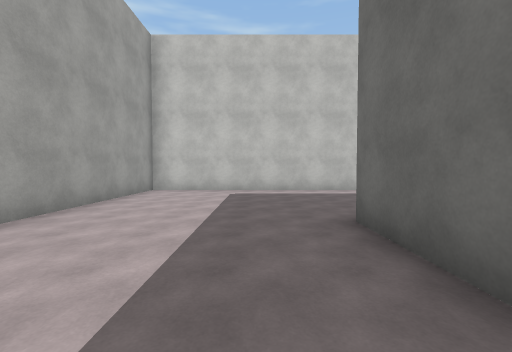
[1] (above)

24 first-person views from a walk through a 3-D level made in the Unity game engine. The camera is 1.5 m above the floor, tilts 2° down and sees 90° across. The floor is counted in squares, 2 m on a side. Each view is taken from the middle of a square. On the plan, view 1 faces up. The plan holds only what a view shows up to about 9 squares ahead; the rest is blank. The place goes on beyond the plan. The player character is not drawn. Some surface patterns are stand-ins.

[2]
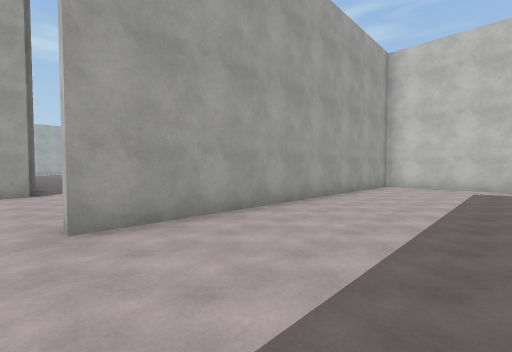

[3]
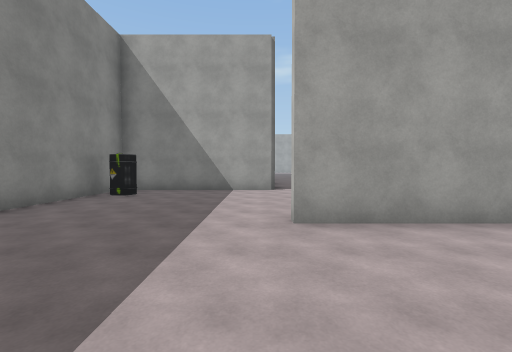

[4]
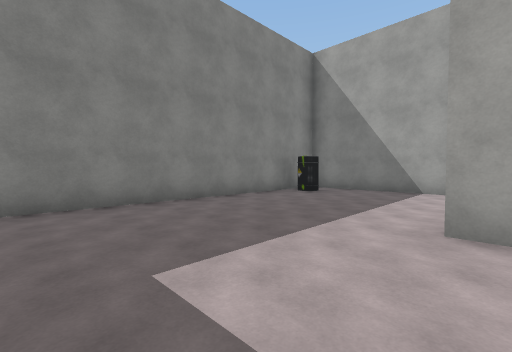

[5]
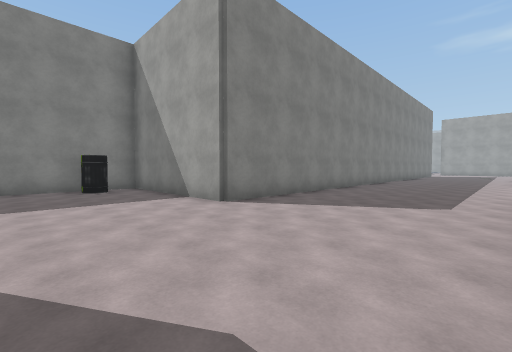

[6]
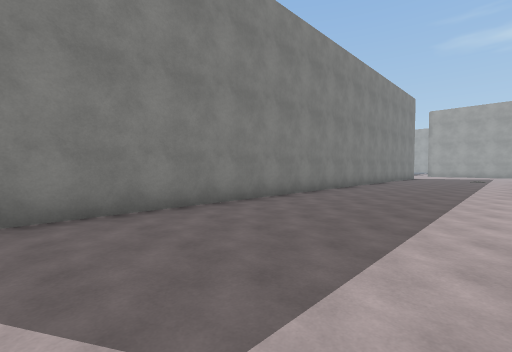

[7]
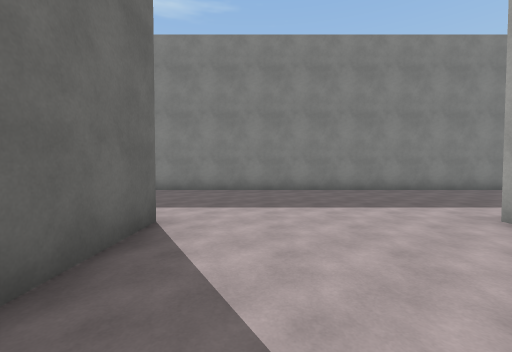

[8]
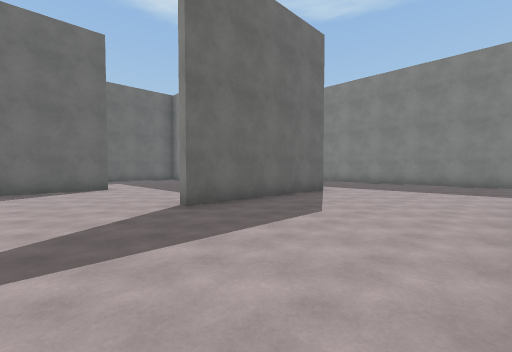

[9]
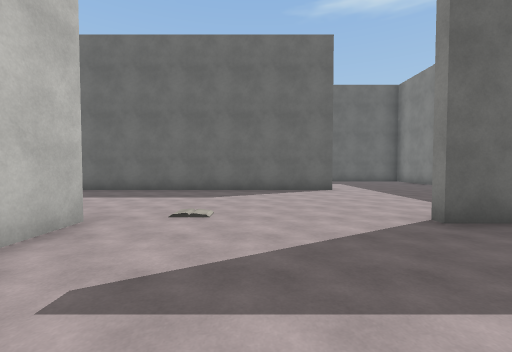

[10]
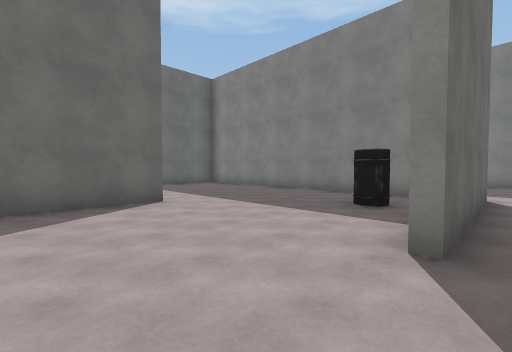

[11]
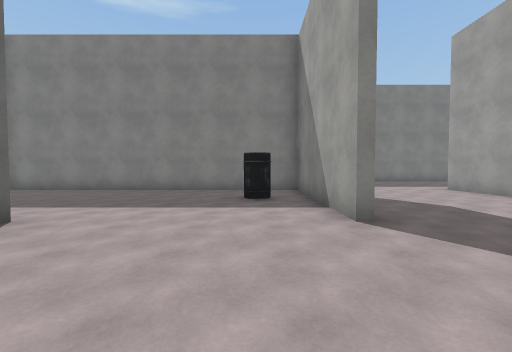

[12]
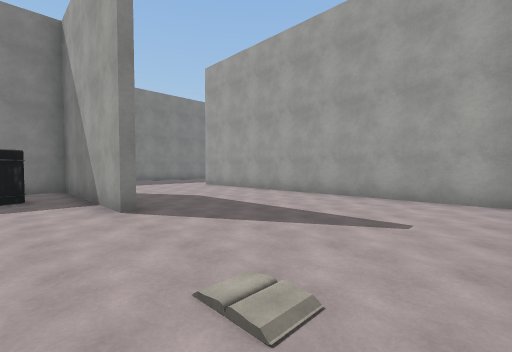

[13]
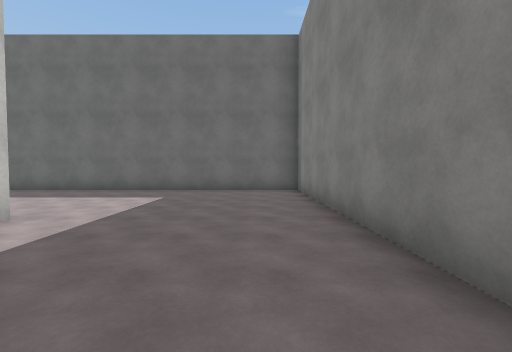

[14]
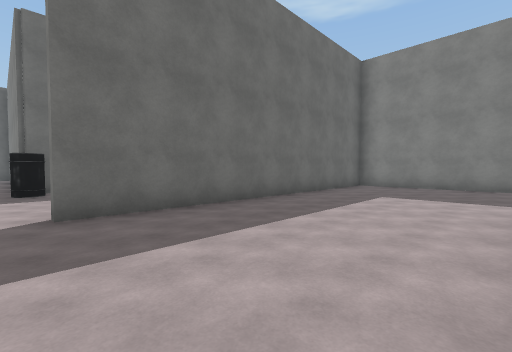

[15]
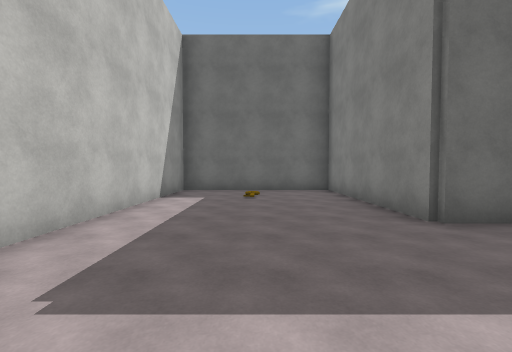

[16]
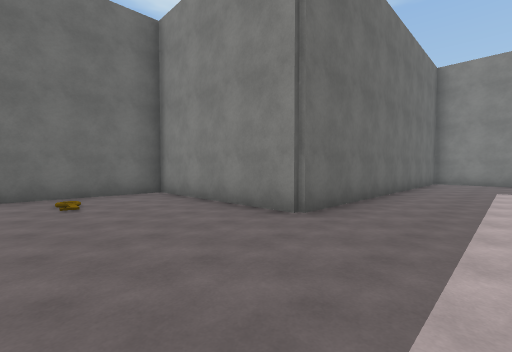

[17]
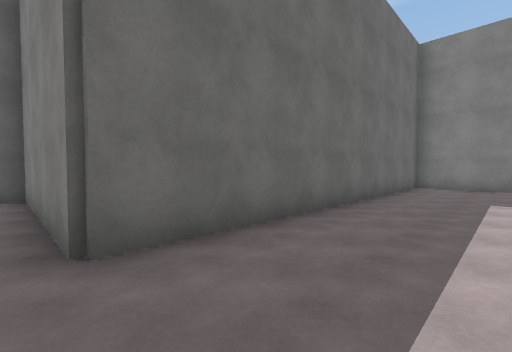

[18]
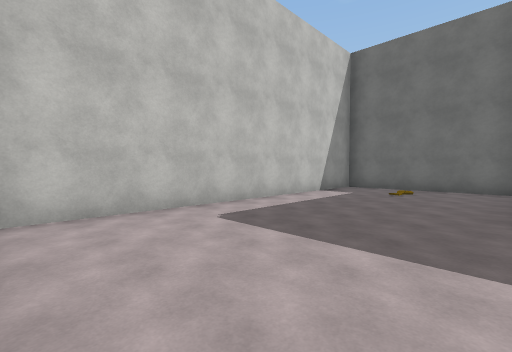

[19]
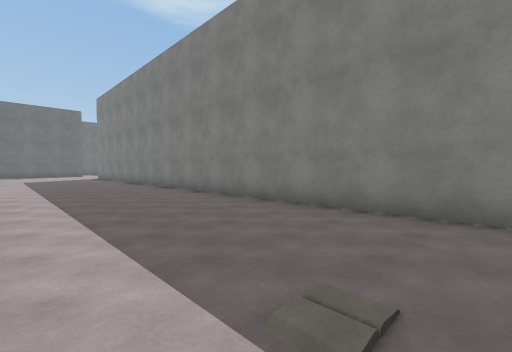

[20]
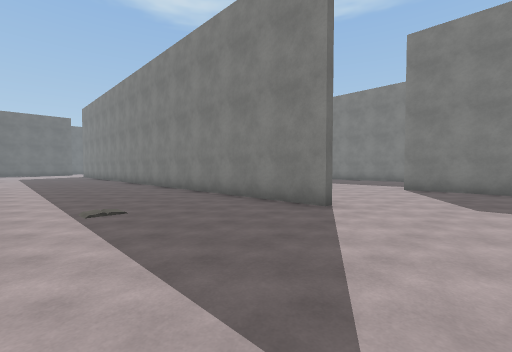

[21]
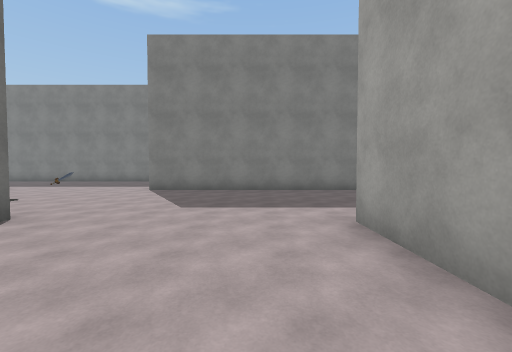

[22]
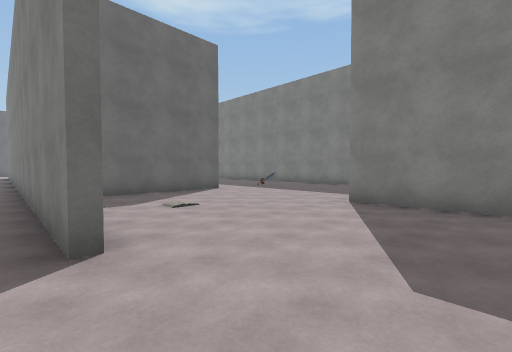

[23]
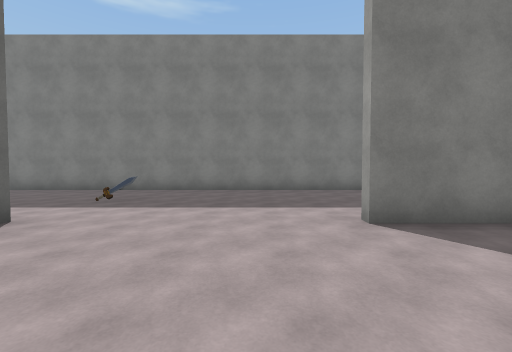

[24]
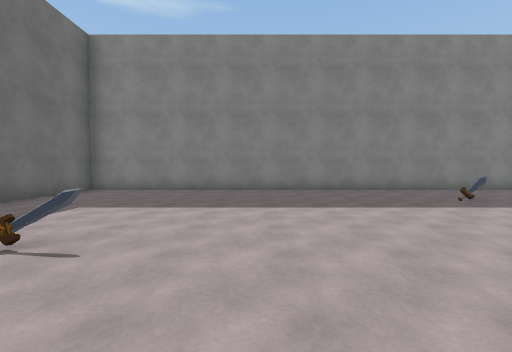

### Floor plan
Points are (right, up) in squares from view 1. A wall is a line through its corners. A room is listed if a view was taken in it or the views show most of it. See-through windows are left out.
Room 1 (views 1, 2, 3, 4, 5, 6, 7, 8, 9, 10, 11, 12, 13, 14, 15, 16, 17, 18, 19, 20, 21, 22, 23, 24)
walls: (-13.6, 3.4) (-13.6, 8.5); (-13.4, 8.6) (-13.4, 3.6) (-3.6, 3.6) (-3.6, 13.5); (-23.6, -6.5) (-23.6, -2.8); (-28.5, -1.4) (-8.4, -1.4) (-8.4, -6.4) (1.4, -6.4) (1.4, 3.6) (6.4, 3.6) (6.4, 8.4) (-3.4, 8.4) (-3.4, -1.5); (-18.4, 13.1) (-18.4, 3.5); (-8.6, 8.4) (-8.6, 14.5); (-13.5, 13.4) (-14.8, 13.4); (-33.4, 0.8) (-33.4, -1.5); (-30.5, -11.4) (-13.6, -11.4) (-13.6, -8.2); (-34.5, -6.4) (-28.5, -6.4)
ways out: opening at (-4, 14)
objects: other object (-26, -3); other object (-26, 2); other object (-24, -9); other object (-17, -5); other object (-13, 12); other object (-12, 6); other object (5, 6)

Where each view was taken, in squares from view 1:
view 1: 0 up, 0 right, facing up
view 2: 2 down, 0 right, facing up-left
view 3: 2 down, 0 right, facing left
view 4: 1 down, 0 right, facing down-left
view 5: 3 up, 5 left, facing down-left
view 6: 3 up, 10 left, facing down-left
view 7: 7 up, 15 left, facing down
view 8: 11 up, 18 left, facing down-right
view 9: 11 up, 17 left, facing right
view 10: 11 up, 14 left, facing down-right
view 11: 12 up, 12 left, facing down
view 12: 13 up, 12 left, facing down-left
view 13: 5 up, 12 left, facing right
view 14: 14 up, 8 left, facing down-right
view 15: 6 up, 2 left, facing right
view 16: 7 up, 1 left, facing down-right
view 17: 4 up, 1 left, facing down-right
view 18: 4 up, 3 left, facing up-right
view 19: 3 up, 27 left, facing down-right
view 20: 3 up, 31 left, facing down-right
view 21: 2 up, 32 left, facing down
view 22: 1 down, 31 left, facing down-right
view 23: 3 down, 27 left, facing down
view 24: 3 down, 19 left, facing down
